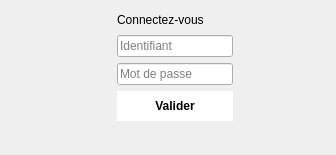
<?xml version="1.0" encoding="UTF-8"?>
<ui version="4.0">
 <class>Login</class>
 <widget class="QDialog" name="Login">
  <property name="geometry">
   <rect>
    <x>0</x>
    <y>0</y>
    <width>336</width>
    <height>155</height>
   </rect>
  </property>
  <property name="windowTitle">
   <string>Connexion</string>
  </property>
  <property name="windowIcon">
   <iconset resource="img.qrc">
    <normaloff>:/img/logo.jpeg</normaloff>:/img/logo.jpeg</iconset>
  </property>
  <property name="styleSheet">
   <string notr="true"/>
  </property>
  <layout class="QHBoxLayout" name="horizontalLayout">
   <item>
    <spacer name="horizontalSpacer">
     <property name="orientation">
      <enum>Qt::Horizontal</enum>
     </property>
     <property name="sizeHint" stdset="0">
      <size>
       <width>73</width>
       <height>20</height>
      </size>
     </property>
    </spacer>
   </item>
   <item>
    <widget class="QLabel" name="label_2">
     <property name="text">
      <string/>
     </property>
     <property name="scaledContents">
      <bool>false</bool>
     </property>
    </widget>
   </item>
   <item>
    <layout class="QVBoxLayout" name="verticalLayout">
     <item>
      <widget class="QLabel" name="label">
       <property name="styleSheet">
        <string notr="true">font: 60 15pt &quot;MS Shell Dlg 2&quot;;
</string>
       </property>
       <property name="text">
        <string>Connectez-vous</string>
       </property>
      </widget>
     </item>
     <item>
      <widget class="QLineEdit" name="identifiant">
       <property name="styleSheet">
        <string notr="true"/>
       </property>
       <property name="placeholderText">
        <string>Identifiant</string>
       </property>
      </widget>
     </item>
     <item>
      <widget class="QLineEdit" name="password">
       <property name="echoMode">
        <enum>QLineEdit::Password</enum>
       </property>
       <property name="placeholderText">
        <string>Mot de passe</string>
       </property>
      </widget>
     </item>
     <item>
      <widget class="QPushButton" name="pushButton">
       <property name="styleSheet">
        <string notr="true">background-color: white;
color:black;
border:none;
padding:8px;
font-weight:bold;
width:100px;</string>
       </property>
       <property name="text">
        <string>Valider</string>
       </property>
      </widget>
     </item>
     <item>
      <widget class="QLabel" name="alerte">
       <property name="styleSheet">
        <string notr="true">text-align:center;
color: rgb(170, 0, 0);</string>
       </property>
       <property name="text">
        <string/>
       </property>
      </widget>
     </item>
    </layout>
   </item>
   <item>
    <spacer name="horizontalSpacer_2">
     <property name="orientation">
      <enum>Qt::Horizontal</enum>
     </property>
     <property name="sizeHint" stdset="0">
      <size>
       <width>74</width>
       <height>20</height>
      </size>
     </property>
    </spacer>
   </item>
  </layout>
 </widget>
 <resources>
  <include location="img.qrc"/>
 </resources>
 <connections/>
</ui>
